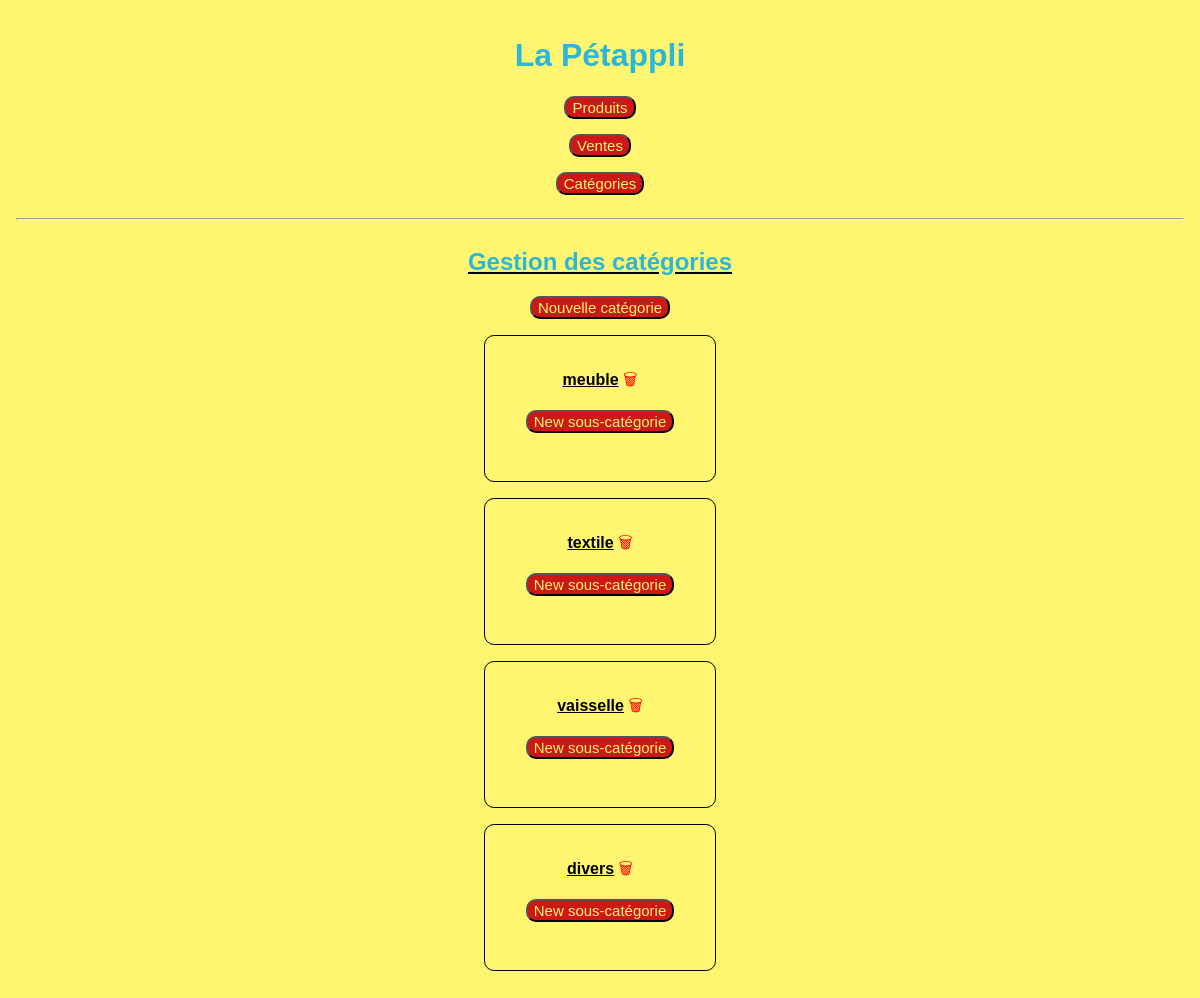
/index.php?page=gestionCategories, run on an earlier commit of the app's database.
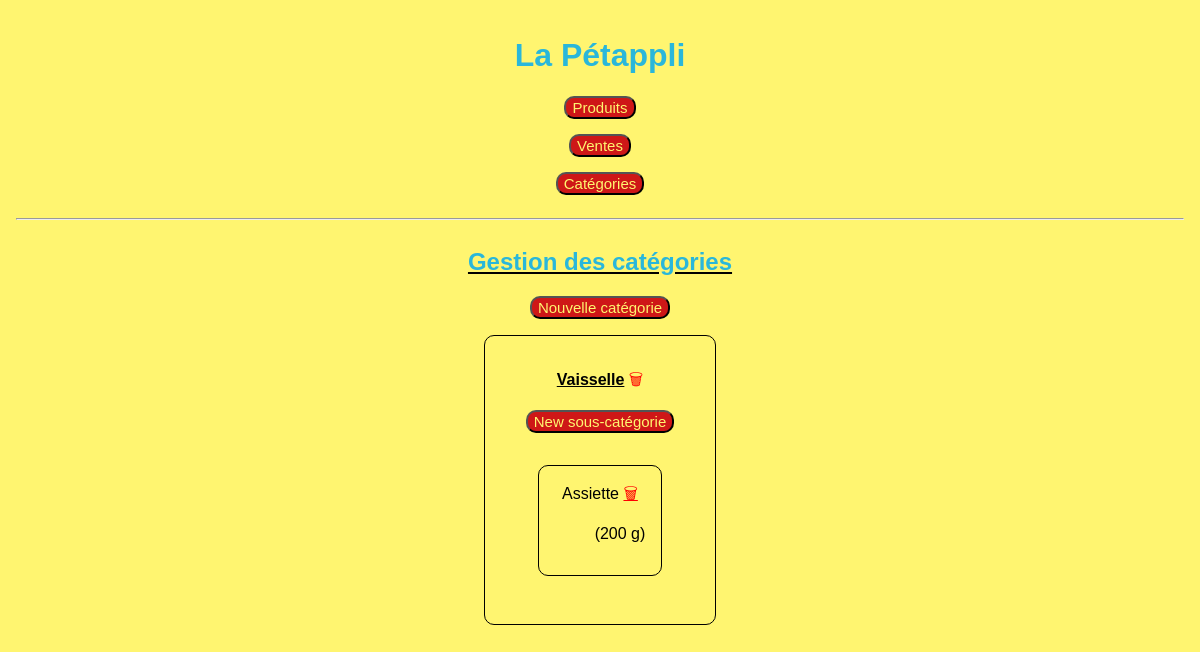
And on a later commit of the database.
### tables this page shows
CREATE TABLE `sous_categories` (
  `nom_sous_categorie` varchar(50) NOT NULL,
  `nom_categorie` varchar(50) NOT NULL,
  `poids` int(11) DEFAULT NULL COMMENT 'en gramme'
);

### controllers/categorie.controller.php (called while the page is built, shortened)
<?php
require ('model/CategorieManager.php');
class CategorieController{
    public function listSousCategories(){
        $sousCategorieManager = new CategorieManager();
        $reponse = $sousCategorieManager->getCategories();
        $tableau = array();
        while($categorie = $reponse->fetch()){
            $sousCategories = $sousCategorieManager->getSousCategories($categorie["nom_categorie"]);
            $tableau[$categorie['nom_categorie']] = $sousCategories;
        }
        require ('views/gestionCat.view.php');
    }
}

### model/CategorieManager.php (called while the page is built, shortened)
<?php
class CategorieManager extends Manager{
    public function getCategories(){
        $bd = $this->connexion();
        $reponse = $bd->query('SELECT * FROM categories');
        return $reponse;
    }
    public function getSousCategories($nom_categorie){
        $bd = $this->connexion();
        $sql = ("SELECT s.nom_sous_categorie, s.nom_categorie, s.poids
        FROM sous_categories s
        WHERE s.nom_categorie ='" . $nom_categorie .
		"' ORDER BY nom_sous_categorie");
        $reponse = $bd->query($sql);
        return $reponse;
    }
}

### views/gestionCat.view.php (the view, shortened to what this page needs)
<u><h2>Gestion des catégories</h2></u>
<a href='index.php?page=addFormCategorie'><button class="btn">Nouvelle catégorie</button></a>
    <?php
    foreach ($tableau as $nomcat => $reponsecat) {
	$sousCats = $reponsecat->fetchAll();
    ?>
	<div class="card">
            <p class="liensboutons">
		<b><u><?= $nomcat ?></u></b>
		<a class="poubelle" href='index.php?page=deleteCategorie&nom_categorie=<?=$sousCats[0]['id_categorie']?>'>&#x1F5D1;</a><br>
		<a  href='index.php?page=addFormCategorie&nom_categorie=<?=$sousCats[0]['id_categorie']?>'><button class="btn newSouCat">New sous-catégorie</button></a><br>
		<div class="multicard">
		<?php
		foreach ($sousCats as $sousCat) {
		?>
		    <div class="card">
			<?= $sousCat['nom_sous_categorie'] ?>
			<a class="poubelle" href='index.php?page=deleteSousCategorie&nom_sous_categorie=<?=$sousCat['nom_sous_categorie']?>'>&#x1F5D1;</a>
			<ul>
			    <li>(<?= $sousCat['poids'] ?>&nbsp;g)</li>
			</ul>
		    </div>
		<?php
		}
		?>
		</div>
            </p>
	</div>
    <?php
    }
$content = ob_get_clean();
require('base.view.php');
?>

### index.php (shortened to what this page needs)
<?php
require('controllers/categorie.controller.php');
try{
    if( isset($_GET['page']) ) {
        switch ($_GET['page']) {
            case 'gestionCategories':
                $categorieController = new CategorieController();
                $categorieController->listSousCategories();
		break;
	}
    }else{
	$homeController = new HomeController();
	$requete = $homeController->home();
    }
}catch(Exception $e){
    $error = $e->getMessage();
    require('views/error.view.php');
}

### views/base.view.php (shortened to what this page needs)
<!DOCTYPE html>
<html>
    <head>
        <link rel="stylesheet" href="./public/css/style.css" />
    </head>
<body>
    <header>
        <h1>La Pétappli</h1>
	<nav>
	    <a href="index.php?page=produits"> <button class="btn">Produits</button></a><br>
	    <a href="index.php?page=ventes"> <button class="btn">Ventes</button></a><br>
	    <a href="index.php?page=categories"> <button class="btn">Catégories</button></a><br>
	</nav>
    </header>
    <hr class="separation">
    <div class='content'>
        <?= $content ?>
    </div>
</body>
</html>

### public/css/style.css (style rules this page uses)
body { margin: 1em; font: 16px Arial; display: flex; flex-direction: column; justify-content: center; align-items: center; text-align: center; background-color: #FFF570; }
.separation { width: 100%; }
h1, h2 { color: #2Ab7DA; }
nav button { margin-bottom: 1em; }
.btn, .suppr, .sell, .ajout { style: none; background-color: #CE1717; color: #FFF570; border-radius: 10px; font-size: 15px; }
li { list-style: none; }
.multicard { display: flex; flex-wrap: wrap; flex-direction: row; justify-content: space-around; align-items: center; }
.card { border-color: black; border: solid 0.1em; border-radius: 10px; margin: 1em; padding: 1em; }
#bouton_enregistrer_vente, .quantite, .firstMargin, .newSouCat { margin-top: 1em; }
.poubelle { color: red; }
.liensboutons a { text-decoration: none !important; }
* { box-sizing: border-box; }

What changed in the data, as far as the page shows it:
added sous_categories: nom_sous_categorie "Assiette", poids "200"
Also different on the page:
$nomcat: "vaisselle" → "Vaisselle"
list line gone: "meuble New sous-catégorie"
list line gone: "textile New sous-catégorie"
list line gone: "divers New sous-catégorie"
